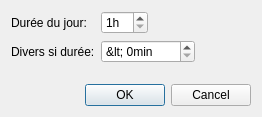
<?xml version="1.0" encoding="UTF-8"?>
<ui version="4.0">
 <class>Prefs</class>
 <widget class="QDialog" name="Prefs">
  <property name="geometry">
   <rect>
    <x>0</x>
    <y>0</y>
    <width>262</width>
    <height>117</height>
   </rect>
  </property>
  <property name="windowTitle">
   <string>Préférences</string>
  </property>
  <property name="windowIcon">
   <iconset resource="resources.qrc">
    <normaloff>:/images/icons/32x32/action_preferences.png</normaloff>:/images/icons/32x32/action_preferences.png</iconset>
  </property>
  <layout class="QVBoxLayout" name="layoutPrefs">
   <item>
    <layout class="QFormLayout" name="layoutData">
     <item row="0" column="0">
      <widget class="QLabel" name="lblDayDuration">
       <property name="text">
        <string>Durée du jour:</string>
       </property>
      </widget>
     </item>
     <item row="0" column="1">
      <layout class="QHBoxLayout" name="layoutDayDuration">
       <item>
        <widget class="QSpinBox" name="spinDayDuration">
         <property name="toolTip">
          <string>Durée du jour de travail en heures</string>
         </property>
         <property name="suffix">
          <string>h</string>
         </property>
         <property name="minimum">
          <number>1</number>
         </property>
         <property name="maximum">
          <number>24</number>
         </property>
        </widget>
       </item>
       <item>
        <spacer name="hsDayDuration">
         <property name="orientation">
          <enum>Qt::Horizontal</enum>
         </property>
         <property name="sizeHint" stdset="0">
          <size>
           <width>40</width>
           <height>20</height>
          </size>
         </property>
        </spacer>
       </item>
      </layout>
     </item>
     <item row="1" column="0">
      <widget class="QLabel" name="lblMisc">
       <property name="text">
        <string>Divers si durée:</string>
       </property>
      </widget>
     </item>
     <item row="1" column="1">
      <layout class="QHBoxLayout" name="horizontalLayout">
       <item>
        <widget class="QSpinBox" name="spinMisc">
         <property name="toolTip">
          <string>Durée en dessous de laquelle une activité
est regroupée en tant que &quot;Divers&quot;.
Si 0, il n'y a pas de regroupement.</string>
         </property>
         <property name="suffix">
          <string>min</string>
         </property>
         <property name="prefix">
          <string>&lt; </string>
         </property>
         <property name="maximum">
          <number>1440</number>
         </property>
         <property name="singleStep">
          <number>15</number>
         </property>
        </widget>
       </item>
       <item>
        <spacer name="hsMisc">
         <property name="orientation">
          <enum>Qt::Horizontal</enum>
         </property>
         <property name="sizeHint" stdset="0">
          <size>
           <width>40</width>
           <height>20</height>
          </size>
         </property>
        </spacer>
       </item>
      </layout>
     </item>
    </layout>
   </item>
   <item>
    <widget class="QDialogButtonBox" name="buttonBox">
     <property name="orientation">
      <enum>Qt::Horizontal</enum>
     </property>
     <property name="standardButtons">
      <set>QDialogButtonBox::Cancel|QDialogButtonBox::Ok</set>
     </property>
    </widget>
   </item>
  </layout>
 </widget>
 <resources>
  <include location="resources.qrc"/>
 </resources>
 <connections>
  <connection>
   <sender>buttonBox</sender>
   <signal>accepted()</signal>
   <receiver>Prefs</receiver>
   <slot>accept()</slot>
   <hints>
    <hint type="sourcelabel">
     <x>248</x>
     <y>254</y>
    </hint>
    <hint type="destinationlabel">
     <x>157</x>
     <y>274</y>
    </hint>
   </hints>
  </connection>
  <connection>
   <sender>buttonBox</sender>
   <signal>rejected()</signal>
   <receiver>Prefs</receiver>
   <slot>reject()</slot>
   <hints>
    <hint type="sourcelabel">
     <x>316</x>
     <y>260</y>
    </hint>
    <hint type="destinationlabel">
     <x>286</x>
     <y>274</y>
    </hint>
   </hints>
  </connection>
 </connections>
</ui>
